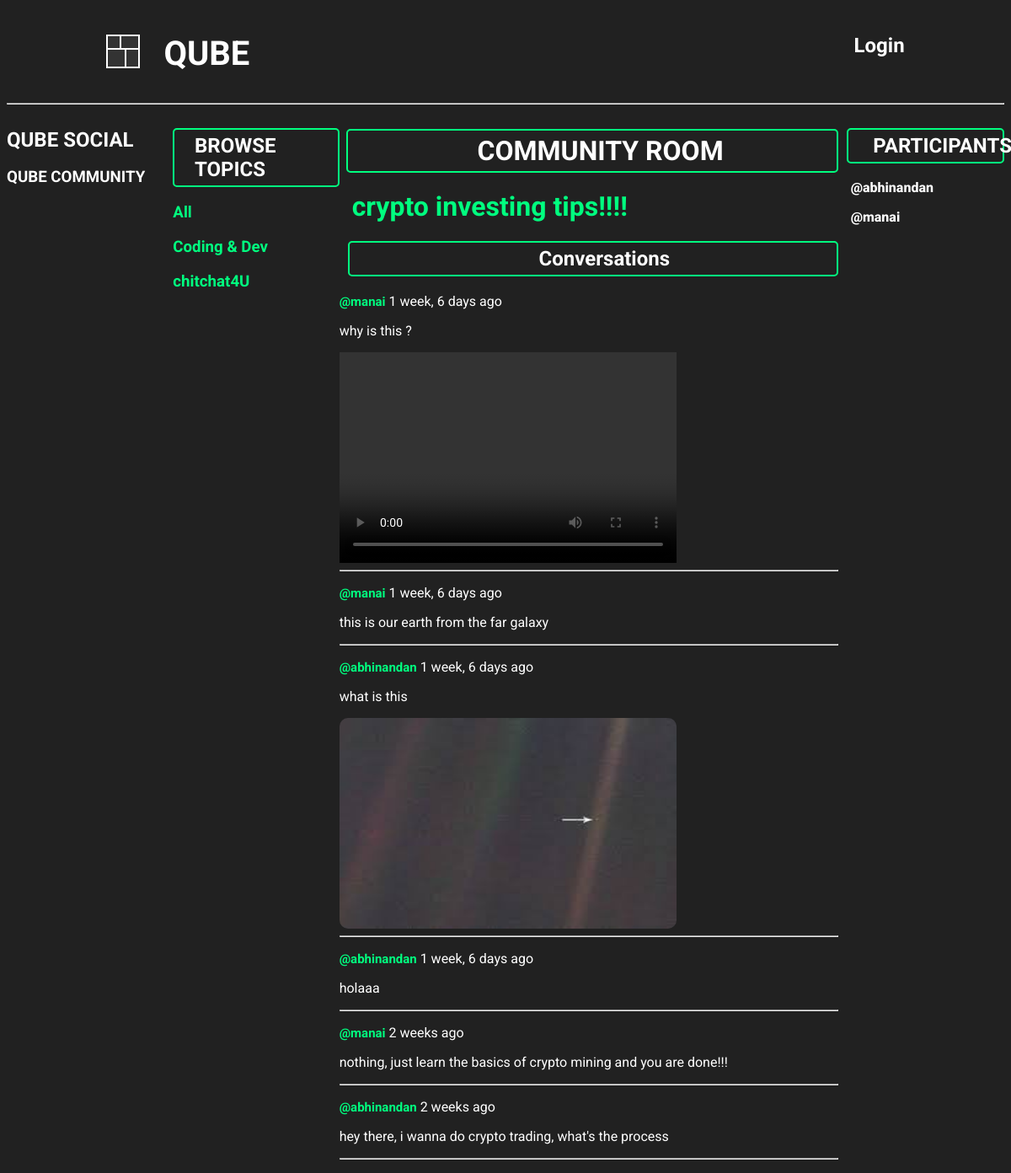
Page /communityRoom/6/ on the committed database.
### base/models.py (models this page shows, shortened)
class Topic(models.Model):
    name = models.CharField(max_length=200)

class Room(models.Model):
    host = models.ForeignKey(User, on_delete=models.SET_NULL, null=True)
    topic = models.ForeignKey(Topic, on_delete=models.SET_NULL, null=True)
    name = models.CharField(max_length=250)
    description = models.TextField(null=True, blank=True)
    participants = models.ManyToManyField(
        User, related_name='participants', blank=True)
    updated = models.DateTimeField(auto_now=True)
    created = models.DateTimeField(auto_now_add=True)
    class Meta:
        ordering = ['-updated', '-created']
    def __str__(self):
        return self.name

class Message(models.Model):
    user = models.ForeignKey(User, on_delete=models.CASCADE)
    room = models.ForeignKey(Room, on_delete=models.CASCADE)
    body = models.TextField()
    user_visual_query = models.FileField(
        upload_to='uploaded_files/', null=True, blank=True)
    updated = models.DateTimeField(auto_now=True)
    created = models.DateTimeField(auto_now_add=True)
    class Meta:
        ordering = ['-updated', '-created']

### base/views.py (the view, shortened to what this page needs)
# urls.py: path('communityRoom/<str:pk>/', views.communityRoom, name='communityRoom'),
def communityRoom(request, pk):
    room = Room.objects.get(id=pk)
    topics = Topic.objects.all()
    room_messages = room.message_set.all()
    user_text_query = request.POST.get('user_text_query')
    user_visual_query = request.FILES.get('user_visual_query', None)
    participants = room.participants.all()
    context = {'room': room, 'room_messages': room_messages,
               'participants': participants, 'topics': topics}
    return render(request, 'social/community_room.html', context)

### base/templates/social/community_room.html (shortened to what this page needs)
{% extends 'main.html' %}
{% block content %}
<div class="community-room">
    <div>
        {% include 'social/Models_component_social.html' %}
    </div>
    <div>
        {% include 'social/community_topic_component.html' %}
    </div>
    <div>
        <h1 id="community_room_section_heading">COMMUNITY ROOM</h1>
        <h1 style="color:springgreen;  padding-left: 15px;">
            {{ room }}</h1>
        <div>
            <h2
                style="color: white; border: 2px solid springgreen; margin-left: 10px; padding: 5px; border-radius: 5px; padding-left: 38%;">
                Conversations</h2>
            <div>
                {% for message in room_messages %}
                <div>
                    <p style="color: white;"><a href="{% url 'communityUserProfile' message.user.id %}"
                            id="message_user_name">
                            @{{ message.user }}</a>
                        {{ message.created|timesince }} ago</p>
                    <p style="color: white;">{{ message.body }}</p>
                    {% if message.user_visual_query %}
                    <div>
                        {% with filename=message.user_visual_query.name %}
                        {% if ".jpg" in filename|lower or ".jpeg" in filename|lower or ".png" in filename|lower %}
                        <div>
                            <img src="{{ message.user_visual_query.url }}" alt="Uploaded Image"
                                style="width: 400px; height: 250px; border-radius: 10px;">
                        </div>
                        {% elif ".mp4" in filename|lower or ".webm" in filename|lower %}
                        <div>
                            <video controls style="width: 400px; height: 250px;">
                                <source src="{{ message.user_visual_query.url }}" type="video/mp4">
                            </video>
                        </div>
                        {% else %}
                        <div>
                            <a href="{{ message.user_visual_query.url }}" download>Download
                                File</a>
                        </div>
                        {% endif %}
                        {% endwith %}
                    </div>
                    {% endif %}
                    <hr>
                </div>
                {% endfor %}
            </div>
        </div>
    </div>
    <div>
        <h2
            style="color: white; border: 2px solid springgreen; padding: 5px; margin-left: 10px; padding-left: 15%; border-radius: 5px;">
            PARTICIPANTS</h2>
        {% for user in participants %}
        <div style="margin-left: 15px;">
            <p><a href="{% url 'communityUserProfile' user.id %}" id="user_profile_participants_section">
                    @{{ user.username }}</a></p>
        </div>
        {% endfor %}
    </div>
</div>
{% endblock %}

### base/templates/social/community_topic_component.html (shortened to what this page needs)
<div>
    <h2 style="color: white; border: 2px solid springgreen; padding: 5px; border-radius: 5px; padding-left: 12%;">
        BROWSE TOPICS</h2>
    <h3><a href="{% url 'communityHome' %}" id="all_link">All</a></h3>
    {% for topic in topics %}
    <div>
        <h3><a href="{% url 'communityHome' %}?q={{ topic.name }}" id="qube_topic_names_link">{{ topic.name }}</a></h3>
    </div>
    {% endfor %}
</div>

### static/styles/main.css (style rules this page uses)
* { font-family: "Roboto", serif; }
body { background-color: #212121; }

### base/templates/social/community_room.html (style rules this page uses)
.community-room { display: grid; grid-template-columns: 1fr 1fr 3fr 1fr; }
#community_room_section_heading { color: white; border: 2px solid springgreen; padding: 5px; border-radius: 5px; margin-left: 8px; padding-left: 26%; }
#message_user_name { color: springgreen; text-decoration: none; font-weight: 700; font-size: 15px; }
#user_profile_participants_section { text-decoration: none; color: white; font-weight: 800; }

### base/templates/social/community_topic_component.html (style rules this page uses)
#qube_topic_names_link { text-decoration: none; color: springgreen; transition: all 0.3s ease; }
#all_link { text-decoration: none; color: springgreen; transition: all 0.3s ease; }

### rows in the picture
Topic: name "Coding & Dev"
Topic: name "chitchat4U"
Room: name "crypto investing tips!!!!"
Message: user "manai", created "1 week, 6 days", body "why is this ?"
Message: user "manai", created "1 week, 6 days", body "this is our earth from the far galaxy"
Message: user "abhinandan", created "1 week, 6 days", body "what is this", user_visual_query (picture)
Message: user "abhinandan", created "1 week, 6 days", body "holaaa"
Message: user "manai", created "2 weeks", body "nothing, just learn the basics of crypto mining and you are done!!!"
Message: user "abhinandan", created "2 weeks", body "hey there, i wanna do crypto trading, what's the process"

### other values in the picture
{{ user.username }} "abhinandan"
{{ user.username }} "manai"
